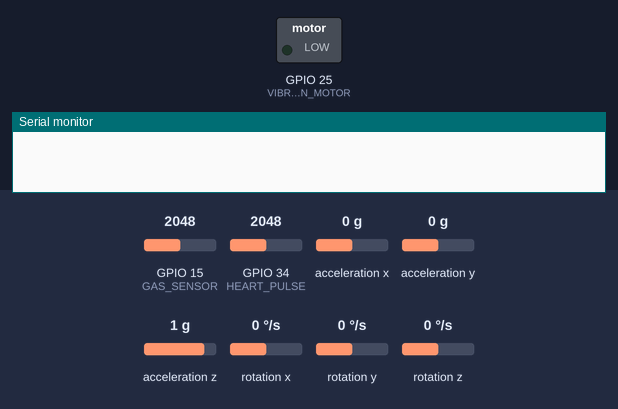
The sketch below on a simulated ESP32. Parts: switched loads named in the sketch (green lamp = pin HIGH), the last lines printed to the serial monitor. Dashed ring = blinking. The test bench sets the inputs (shaded band); at power-on: GPIO 15 (GAS_SENSOR) = 2048, GPIO 34 (HEART_PULSE) = 2048, acceleration x 0 g, acceleration y 0 g, acceleration z 1 g, rotation x 0 °/s, rotation y 0 °/s, rotation z 0 °/s.

Above: at 4.2 s.
4.3 s: GPIO 15 (GAS_SENSOR) set to 2216
6.2 s: GPIO 15 (GAS_SENSOR) set to 2341
At 7.5 s:
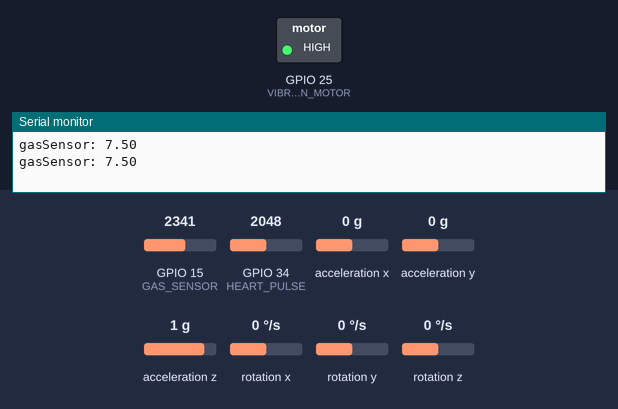
15.5 s: GPIO 15 (GAS_SENSOR) set to 160
At 16.9 s:
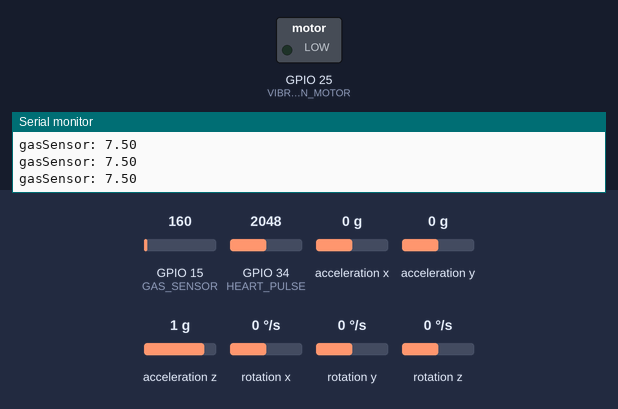
17.5 s: GPIO 15 (GAS_SENSOR) set to 2866
At 18.8 s:
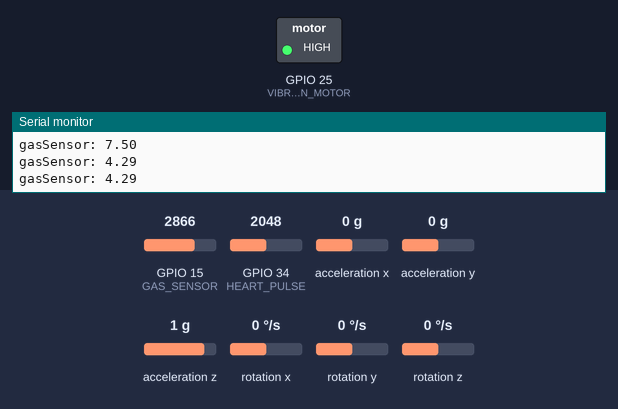
Timing chart, 0 to 21.6 s (numbered marks = the images above; inputs shaded):
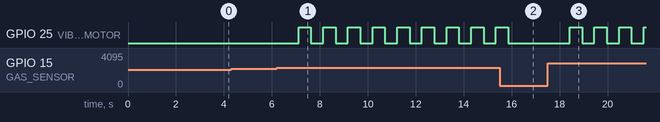

The sketch:

finalCode.ino
```cpp
#include <MPU6050_tockn.h>
#include <Wire.h>

#define GAS_SENSOR 15
#define VIBRATION_MOTOR  25
#define HEART_PULSE 34

/* Heart sensor declarations */
#define TAM 50
float BPM;
int heartSignal;
int P;
unsigned long firstTime;
unsigned long lastBeatTime;
unsigned long timeBetween;
bool isBeat = false;
int lastValues[TAM];
int currentIndex = 0;
int averageBPM;

/* Gas sensor declarations */
float sensorVolt;
float RS;
float gasRatio;
float R0;
float sensorValue;
unsigned long motorTime;
int number = 0;
int alertState = 0;
bool highGas = false;

/* Serial declarations */
unsigned long serialTime;

/* Sensors declarations */
bool isGasOn = true;
bool isAlertOn = true;
bool isHeartOn = true;
bool isFallOn = true;

/* Accelerometer declarations */
MPU6050 mpu6050(Wire);
unsigned long fallTimer = 0;
int fallCount = 0;
float lastX = 0;
float lastY = 0;
float lastZ = 0;
bool fallDetected = false;

/* Alert declarations */
bool alertSent = false;
int alertTimes = 0;

void setup() {

  /* Motor definitions */
  pinMode(VIBRATION_MOTOR, OUTPUT );
  digitalWrite(VIBRATION_MOTOR, LOW);

  /* Serial definitions */
  serialTime = millis();
  Serial.begin(115200);
  Serial.setTimeout(500);
  Serial2.begin(115200);
  Serial2.setTimeout(500);

  /* Heart sensor definitions */
  pinMode(HEART_PULSE, INPUT );
  P = 512;
  firstTime = millis();
  lastBeatTime = millis();
  timeBetween = 101;

  /* Gas sensor definitions */
  R0 = 0.1;

  /* Accelerometer definitions */
  Wire.begin();
  mpu6050.begin();
  mpu6050.calcGyroOffsets(true);
}

void alert(unsigned long currentTime, unsigned long duration) {
  if (currentTime - motorTime > duration) {
    digitalWrite(VIBRATION_MOTOR, alertState);
    alertState = !alertState;
    motorTime = currentTime;
    alertTimes ++;
  }
}

int calculateAverage(int * vector, int n) {
  int sum = 0;
  for (int i = 0; i < n; i++) {
    sum += vector[i];
  }
  return sum / n;
}

void heartSensor () {

  heartSignal = analogRead(HEART_PULSE) / 4;            // read the Pulse Sensor, bits of ESP32 ADC ch is 4 times larger
  unsigned long currentTime = millis();

  if ((currentTime - lastBeatTime) > 100) {
    if (heartSignal > P) {
      if (isBeat == false) {
        isBeat = true;
      }
    }
    else {
      if (isBeat == true) {
        isBeat = false;

        timeBetween = currentTime - lastBeatTime;

        lastBeatTime = currentTime;
        BPM = (60000.0 / timeBetween);

        if (currentIndex < TAM) {
          lastValues[currentIndex] = BPM;
          currentIndex ++;
        }
        else {
          for (int i = 0; i < TAM - 1; i++) {
            lastValues[i] = lastValues[i + 1];
          }
          lastValues[TAM - 1] = BPM;
        }

        averageBPM = calculateAverage(lastValues, currentIndex);
      }
    }
  }

  if ((currentTime - lastBeatTime) > 2000) {
    isBeat = false;
    lastBeatTime = currentTime;
  }
}

void fallDetection(unsigned long currentTime) {
  mpu6050.update();

  if(currentTime - fallTimer > 200){
    float currentX = mpu6050.getAccX();
    float currentY = mpu6050.getAccY();
    float currentZ = mpu6050.getAccZ();
    fallTimer = currentTime;

    if (fallCount == 1) {
      if(abs(lastY - currentY) < 0.25 && abs(lastZ - currentZ) < 0.25) {
        fallDetected = true;
      }
      else {
        fallCount = 0;
        fallDetected = false;
      }
    }
    if (lastX - currentX > 0.4) {
      fallCount = 1;
    }
    lastX = currentX;
    lastY = currentY;
    lastZ = currentZ;
  }

}

void loop() {

  bool gasAlert = false;
  unsigned long currentTime = millis();

  if (isGasOn) {
    /* Gas sensor calcs */
    sensorValue = analogRead(GAS_SENSOR) / 4.0;
    sensorVolt = (sensorValue / 1024) * 10.0;
    RS = (10.0 - sensorVolt) / sensorVolt; // Depend on RL on yor module
    gasRatio = RS / R0; // ratio = RS/R0

    if (gasRatio < 8) {
      highGas = true;
      alert (currentTime, 500);
      Serial.print("gasSensor: ");
      Serial.println(gasRatio);
      gasAlert = true;
    }
    else {
      if (!alertSent) {
        digitalWrite(VIBRATION_MOTOR, LOW);
      }
      highGas = false;
    }
  }

  if (isHeartOn) {
    /* Heart Sensor */
    if ((currentTime - firstTime) > 200) {
      firstTime = currentTime;
      heartSensor();
    }
  }

  if (isFallOn) {
    /* Accelerometer fall detection */
    fallDetection(currentTime);
  }

  if (isAlertOn) {
    /* Alert handler */
    if (alertSent) {
      if (alertTimes < 7) {
        alert(currentTime, 1000);
      }
      else {
        alertSent = false;
        alertTimes = 0;
        if (!highGas) {
          digitalWrite(VIBRATION_MOTOR, LOW);
        }
      }
    }
  }

  /* Send serial */
  if (currentTime - serialTime > 4000) {

    if (isGasOn) {
      if (gasAlert) {
        Serial2.print("gas==true//");
      }
      else {
        Serial2.print("gas==false//");
      }
    }

    if (isHeartOn && averageBPM > 50) {
      Serial2.print("heart==" + String(averageBPM) + "//");
    }

    if (isFallOn) {
      if (fallDetected) {
        Serial2.print("fall==true//");
      }
      else {
        Serial2.print("fall==false//");
      }
    }

    Serial2.print("\r");
    serialTime = currentTime;
  }

  /* Receive serial */
  String receivedText = Serial2.readString();
  if (receivedText != "") {
    receivedText.trim();
    Serial.println(receivedText);
    if (receivedText.startsWith("*")) {
      int idx1 = receivedText.indexOf("==");
      String topic = receivedText.substring(1, idx1); //removes "*"
      String dataR = receivedText.substring(idx1 + 2, receivedText.length() - 2);
      if(topic == "gas") {
        if (dataR == "false") isGasOn = false;
        else isGasOn = true;
      }
      else if(topic == "alert") {
        if (dataR == "false") isAlertOn = false;
        else isAlertOn = true;
      }
      else if(topic == "heart") {
        if (dataR == "false") isHeartOn = false;
        else isHeartOn = true;
      }
      else if(topic == "fall") {
        if (dataR == "false") isFallOn = false;
        else isFallOn = true;
      }
      Serial.println(topic + " --> " + dataR);
    }
    if (receivedText.startsWith("+")) {
      int idx1 = receivedText.indexOf("==");
      String topic = receivedText.substring(1, idx1); //removes "+"
      String dataR = receivedText.substring(idx1 + 2, receivedText.length() - 2);
      if(topic == "alert") {
        if(isAlertOn) {
          alertSent = true;
          alertTimes = 0;
          alert(currentTime, 1000);
        }
      }
    }
  }

  delay(10);
}
```

Measured:
- the behaviour switches between 2275 and 2276 on GPIO 15 (GAS_SENSOR) (found by bisection; images 0 and 1)
- after the input at 4.3 s, every drawn part: stays the same
- after the input at 6.2 s, GPIO 25 (VIBRATION_MOTOR): alternates HIGH for 0.51 s and LOW for 0.51 s, starting after 0.91 s
- after the input at 15.5 s, GPIO 25 (VIBRATION_MOTOR): goes on until 15.9 s, then stays LOW
- after the input at 17.5 s, GPIO 25 (VIBRATION_MOTOR): alternates HIGH for 0.51 s and LOW for 0.51 s, starting after 0.92 s
